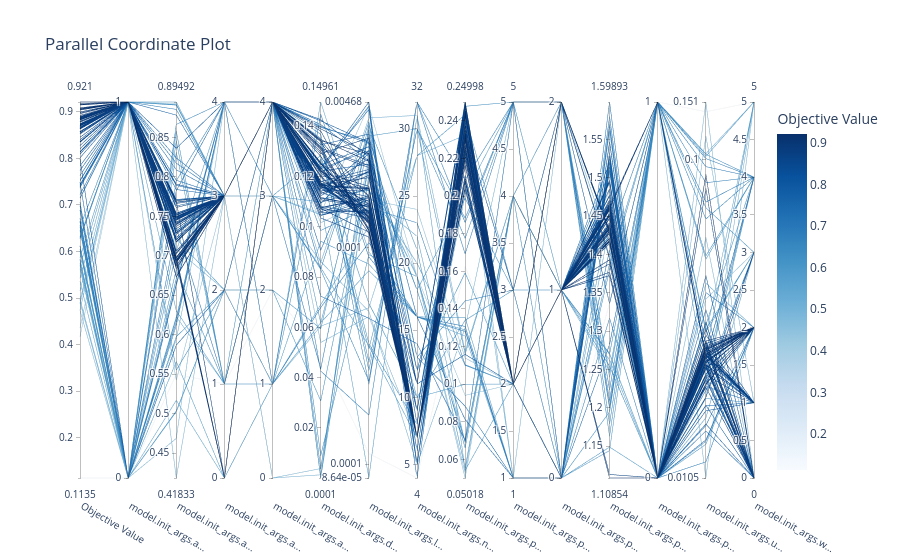

The code cell stored with this chart in its notebook:
### Markdown cell above
## Parallel coordinates

Each line is a trial. Colour encodes the objective value.

### Code cell
from optuna.visualization import plot_parallel_coordinate
plot_parallel_coordinate(study)
